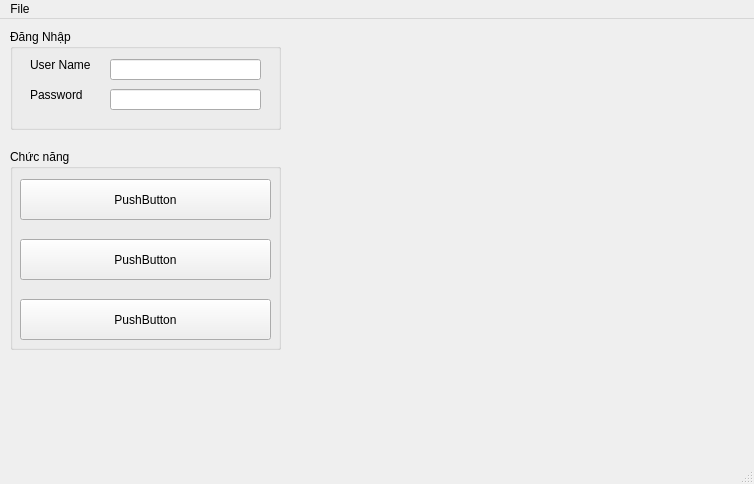
<?xml version="1.0" encoding="UTF-8"?>
<ui version="4.0">
 <class>MainWindow</class>
 <widget class="QMainWindow" name="MainWindow">
  <property name="geometry">
   <rect>
    <x>0</x>
    <y>0</y>
    <width>754</width>
    <height>484</height>
   </rect>
  </property>
  <property name="windowTitle">
   <string>MainWindow</string>
  </property>
  <property name="unifiedTitleAndToolBarOnMac">
   <bool>false</bool>
  </property>
  <widget class="QWidget" name="centralwidget">
   <widget class="QGroupBox" name="boxChucNang">
    <property name="geometry">
     <rect>
      <x>10</x>
      <y>130</y>
      <width>271</width>
      <height>201</height>
     </rect>
    </property>
    <property name="title">
     <string>Chức năng</string>
    </property>
    <widget class="QPushButton" name="pushButton">
     <property name="geometry">
      <rect>
       <x>10</x>
       <y>30</y>
       <width>251</width>
       <height>41</height>
      </rect>
     </property>
     <property name="text">
      <string>PushButton</string>
     </property>
    </widget>
    <widget class="QPushButton" name="pushButton_2">
     <property name="geometry">
      <rect>
       <x>10</x>
       <y>90</y>
       <width>251</width>
       <height>41</height>
      </rect>
     </property>
     <property name="text">
      <string>PushButton</string>
     </property>
    </widget>
    <widget class="QPushButton" name="pushButton_3">
     <property name="geometry">
      <rect>
       <x>10</x>
       <y>150</y>
       <width>251</width>
       <height>41</height>
      </rect>
     </property>
     <property name="text">
      <string>PushButton</string>
     </property>
    </widget>
   </widget>
   <widget class="QGroupBox" name="BoxDangNhap">
    <property name="geometry">
     <rect>
      <x>10</x>
      <y>10</y>
      <width>271</width>
      <height>101</height>
     </rect>
    </property>
    <property name="title">
     <string>Đăng Nhập</string>
    </property>
    <widget class="QLabel" name="lblUserName">
     <property name="geometry">
      <rect>
       <x>20</x>
       <y>20</y>
       <width>71</width>
       <height>31</height>
      </rect>
     </property>
     <property name="text">
      <string>User Name</string>
     </property>
    </widget>
    <widget class="QLabel" name="label">
     <property name="geometry">
      <rect>
       <x>20</x>
       <y>50</y>
       <width>61</width>
       <height>31</height>
      </rect>
     </property>
     <property name="text">
      <string>Password</string>
     </property>
    </widget>
    <widget class="QLineEdit" name="txtUserName">
     <property name="geometry">
      <rect>
       <x>100</x>
       <y>30</y>
       <width>151</width>
       <height>21</height>
      </rect>
     </property>
    </widget>
    <widget class="QLineEdit" name="txtPassWord">
     <property name="geometry">
      <rect>
       <x>100</x>
       <y>60</y>
       <width>151</width>
       <height>21</height>
      </rect>
     </property>
     <property name="text">
      <string/>
     </property>
     <property name="echoMode">
      <enum>QLineEdit::Password</enum>
     </property>
    </widget>
   </widget>
  </widget>
  <widget class="QMenuBar" name="menubar">
   <property name="geometry">
    <rect>
     <x>0</x>
     <y>0</y>
     <width>754</width>
     <height>26</height>
    </rect>
   </property>
   <widget class="QMenu" name="menuFile">
    <property name="title">
     <string>File</string>
    </property>
    <addaction name="actionExit"/>
   </widget>
   <addaction name="menuFile"/>
  </widget>
  <widget class="QStatusBar" name="statusbar"/>
  <action name="actionLogin">
   <property name="text">
    <string>Login</string>
   </property>
  </action>
  <action name="actionExit">
   <property name="text">
    <string>Exit</string>
   </property>
  </action>
 </widget>
 <resources/>
 <connections/>
</ui>
